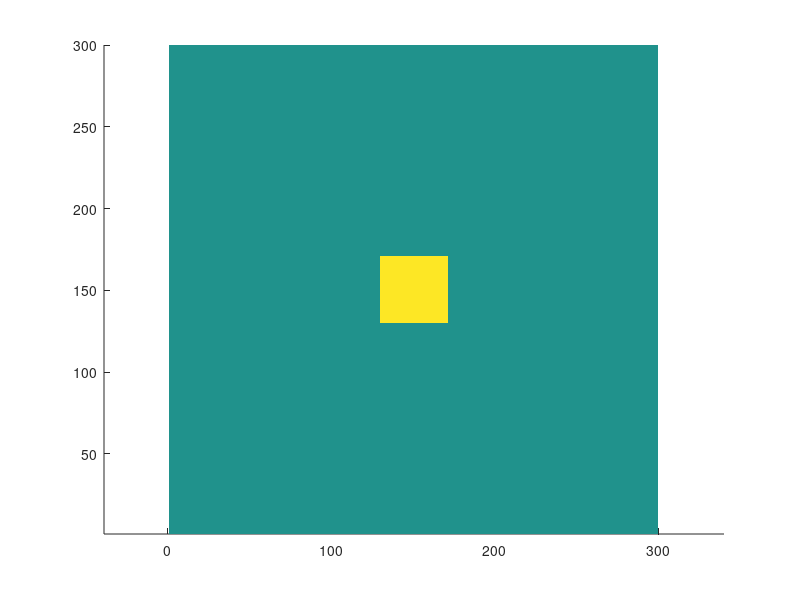

This chart was generated by the following MATLAB code:
% Lattice Boltzmann with axisymmetric condition from Zhoe

%%%%%%%%%%%%%%%%%%%%%%%%%%%%%%%%%%%%%%%%%%%%%%%%%%%%%%%%%%%%%%%%%%%
%% This is a simple implementation of the LBGK model.
%% By Andrey R. da Silva, August 2010
%%
%% The code does not take into account eny specific boundaru condiition.
%%%%%%%%%%%%%%%%%%%%%%%%%%%%%%%%%%%%%%%%%%%%%%%%%%%%%%%%%%%%%%%%%%%

clear all, clc
close all


% Block 1
%%%%%%%%%%%%%%%%%%%%%%%%%%%%%%%%%%%%%%%%%%%%%%%%%%%%%%%%%%%%%%%%%%%
%%% Lattice size
%%%%%%%%%%%%%%%%%%%%%%%%%%%%%%%%%%%%%%%%%%%%%%%%%%%%%%%%%%%%%%%%%%%

Nr = 300;                    % Number of lines   (cells in the y direction)
Mc = 300;                    % Number of columns (cells in the x direction)
N_c = 9;

% Block 2
%%%%%%%%%%%%%%%%%%%%%%%%%%%%%%%%%%%%%%%%%%%%%%%%%%%%%%%%%%%%%%%%%%%
%%% Physical parameters (macro)
%%%%%%%%%%%%%%%%%%%%%%%%%%%%%%%%%%%%%%%%%%%%%%%%%%%%%%%%%%%%%%%%%%%

c_p = 340;                    % Sound velocity on the fluid [m/s]
rho_p = 1.2;                  % physical density [kg/m^3]
rho_p = 1;                    % Fluid density  [kg/m^3]
Lx = .5;                      % Maximun dimenssion in the x direction [m]
Ly = 0.0833;                  % Maximun dimenssion on th y direction  [m]
Dx = Lx/Mc                    % Lattice space (pitch)
Dt = (1/sqrt(3))*Dx/c_p       % lattice time step


% Block 3
%%%%%%%%%%%%%%%%%%%%%%%%%%%%%%%%%%%%%%%%%%%%%%%%%%%%%%%%%%%%%%%%%%%
%%% Lattice parameters (micro - lattice unities)
%%%%%%%%%%%%%%%%%%%%%%%%%%%%%%%%%%%%%%%%%%%%%%%%%%%%%%%%%%%%%%%%%%%
omega = 1.9;                                      % Relaxation frequency
tau = 1/omega;                                    % Relaxation time
rho_l = 1;                                        % avereged fluid density (latice density
cs = 1/sqrt(3);                                   % lattice speed of sound
cs2 = cs^2;                                       % Squared speed of sound cl^2
visc = cs2*(1/omega-0.5);                         % lattice viscosity
visc_phy = visc*(Dx^2)/Dt;                        % physical kinematic viscosity


% Array of distribution and relaxation functions
f=zeros(Nr,Mc,N_c);                                 
feq=zeros(Nr,Mc,N_c);

% Filling the initial distribution function (at t=0) with initial values
f(:,:,:)=rho_l/9;   
ux = zeros(Nr, Mc);
uy = zeros(Nr, Mc);

%Block 5
%%%%%%%%%%%%%%%%%%%%%%%%%%%%%%%%%%%%%%%%%%%%%%%%%%%%%%%%%%%%%%%%%%%%%%%%%%
%% Begin the iteractive process
%%%%%%%%%%%%%%%%%%%%%%%%%%%%%%%%%%%%%%%%%%%%%%%%%%%%%%%%%%%%%%%%%%%%%%%%%%

for ta = 1 : round(150*sqrt(3))
    
    % Block 5.1
    %%%%%%%%%%%%%%%%%%%%%%%%%%%%%%%%%%%%%%%%%%%%%%%%%%%%%%%%%%%%%
    %% propagation (streaming)
    %%%%%%%%%%%%%%%%%%%%%%%%%%%%%%%%%%%%%%%%%%%%%%%%%%%%%%%%%%%%%
   
    f(:,:,1) = [f(:,1:2,1) f(:,2:Mc-1,1)];
    f(:,:,2) = [f(:,1:2,2) f(:,2:Mc-1,2)];
    f(:,:,2) = [f(1:2,:,2);f(2:Nr-1,:,2)];
    f(:,:,3) = [f(1:2,:,3);f(2:Nr-1,:,3)];
    f(:,:,4) = [f(:,2:Mc-1,4) f(:,Mc-1:Mc,4)];
    f(:,:,4) = [f(1:2,:,4);f(2:Nr-1,:,4)];
    f(:,:,5) = [f(:,2:Mc-1,5) f(:,Mc-1:Mc,5)];
    f(:,:,6) = [f(:,2:Mc-1,6) f(:,Mc-1:Mc,6)];
    f(:,:,6) = [f(2:Nr-1,:,6);f(Nr-1:Nr,:,6)];
    f(:,:,7) = [f(2:Nr-1,:,7);f(Nr-1:Nr,:,7)];
    f(:,:,8) = [f(:,1:2,8) f(:,2:Mc-1,8)];
    f(:,:,8) = [f(2:Nr-1,:,8);f(Nr-1:Nr,:,8)];
    
    

    % Block 5.2
    %%%%%%%%%%%%%%%%%%%%%%%%%%%%%%%%%%%%%%%%%%%%%%%%%%%%%%%%%%%%%%
    % recalculating rho and u
    %%%%%%%%%%%%%%%%%%%%%%%%%%%%%%%%%%%%%%%%%%%%%%%%%%%%%%%%%%%%%%
    if ta == 1
        f(150 - 20: 150 + 20, 150 - 20: 150 + 20, :) = rho_p;
    end
    rho=sum(f,3); 
    

        
    %rt0= w0*rho;
    %rt1= w1*rho;
    %rt2= w2*rho;

    % Determining the velocities according to Eq.() (see slides)    
    %ux = (C_x(1).*f(:,:,1)+C_x(2).*f(:,:,2)+C_x(3).*f(:,:,3)+C_x(4).*f(:,:,4)+C_x(5).*f(:,:,5)+C_x(6).*f(:,:,6)+C_x(7).*f(:,:,7)+C_x(8).*f(:,:,8))./rho ;
    %uy = (C_y(1).*f(:,:,1)+C_y(2).*f(:,:,2)+C_y(3).*f(:,:,3)+C_y(4).*f(:,:,4)+C_y(5).*f(:,:,5)+C_y(6).*f(:,:,6)+C_y(7).*f(:,:,7)+C_y(8).*f(:,:,8))./rho ;
        

    % Block 5.3
    %%%%%%%%%%%%%%%%%%%%%%%%%%%%%%%%%%%%%%%%%%%%%%%%%%%%%%%%%%%%%
    %% Determining the relaxation functions for each direction
    %%%%%%%%%%%%%%%%%%%%%%%%%%%%%%%%%%%%%%%%%%%%%%%%%%%%%%%%%%%%%       
    %uxsq=ux.^2; 
    %uysq=uy.^2; 
    %usq=uxsq+uysq; 
       
    %feq(:,:,1)= rt1 .*(1 +f1*ux +f2.*uxsq -f3*usq);
    %feq(:,:,2)= rt1 .*(1 +f1*uy +f2*uysq -f3*usq);
    %feq(:,:,3)= rt1 .*(1 -f1*ux +f2*uxsq -f3*usq);
    %feq(:,:,4)= rt1 .*(1 -f1*uy +f2*uysq -f3*usq);
    %feq(:,:,5)= rt2 .*(1 +f1*(+ux+uy) +f2*(+ux+uy).^2 -f3.*usq);
    %feq(:,:,6)= rt2 .*(1 +f1*(-ux+uy) +f2*(-ux+uy).^2 -f3.*usq);
    %feq(:,:,7)= rt2 .*(1 +f1*(-ux-uy) +f2*(-ux-uy).^2 -f3.*usq);
    %feq(:,:,8)= rt2 .*(1 +f1*(+ux-uy) +f2*(+ux-uy).^2 -f3.*usq);
    %feq(:,:,9)= rt0 .*(1 - f3*usq);
    
    
   
    % Block 5.4
    %%%%%%%%%%%%%%%%%%%%%%%%%%%%%%%%%%%%%%%%%%%%%%%%%%%%%%%%%%%%%
    % Collision (relaxation) step
    %%%%%%%%%%%%%%%%%%%%%%%%%%%%%%%%%%%%%%%%%%%%%%%%%%%%%%%%%%%%%
   
    %f= (1-omega)*f + omega*feq; 
    
    
    
% Ploting the results in real time   
surf(rho-1), view(2), shading flat, axis equal, caxis([-.00001 .00001])
%imagesc(rho)
grid off
pause(.0001)
ta

end %  End main time Evolution Loop
